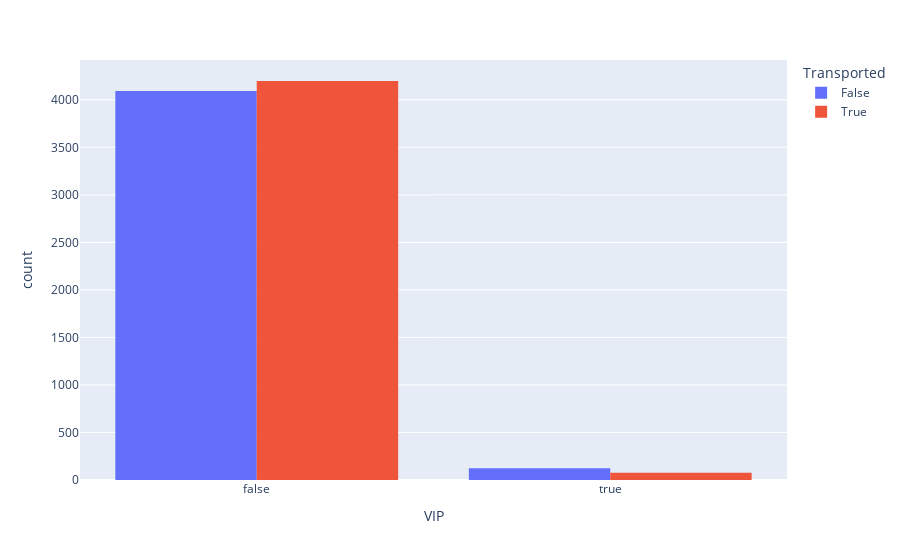

Here is the notebook cell this chart was saved with:
### Code cell
px.histogram(df,x='VIP',color='Transported',barmode='group')

### Figure 1 — Plotly figure (JSON) as saved in the notebook; plotly's stock layout.template omitted (floating-point values rounded to 4 significant figures; data arrays with more than 128 entries replaced by an {"elided": "..."} marker saying what was removed)
{"data": [{"alignmentgroup": "True", "bingroup": "x", "hovertemplate": "Transported=False<br>VIP=%{x}<br>count=%{y}<extra></extra>", "legendgroup": "False", "marker": {"color": "#636efa", "pattern": {"shape": ""}}, "name": "False", "offsetgroup": "False", "orientation": "v", "showlegend": true, "type": "histogram", "x": {"elided": "4315 bool values"}, "xaxis": "x", "yaxis": "y"}, {"alignmentgroup": "True", "bingroup": "x", "hovertemplate": "Transported=True<br>VIP=%{x}<br>count=%{y}<extra></extra>", "legendgroup": "True", "marker": {"color": "#EF553B", "pattern": {"shape": ""}}, "name": "True", "offsetgroup": "True", "orientation": "v", "showlegend": true, "type": "histogram", "x": {"elided": "4378 bool values"}, "xaxis": "x", "yaxis": "y"}], "layout": {"barmode": "group", "legend": {"title": {"text": "Transported"}, "tracegroupgap": 0}, "margin": {"t": 60}, "xaxis": {"anchor": "y", "domain": [0, 1], "title": {"text": "VIP"}}, "yaxis": {"anchor": "x", "domain": [0, 1], "title": {"text": "count"}}}}
